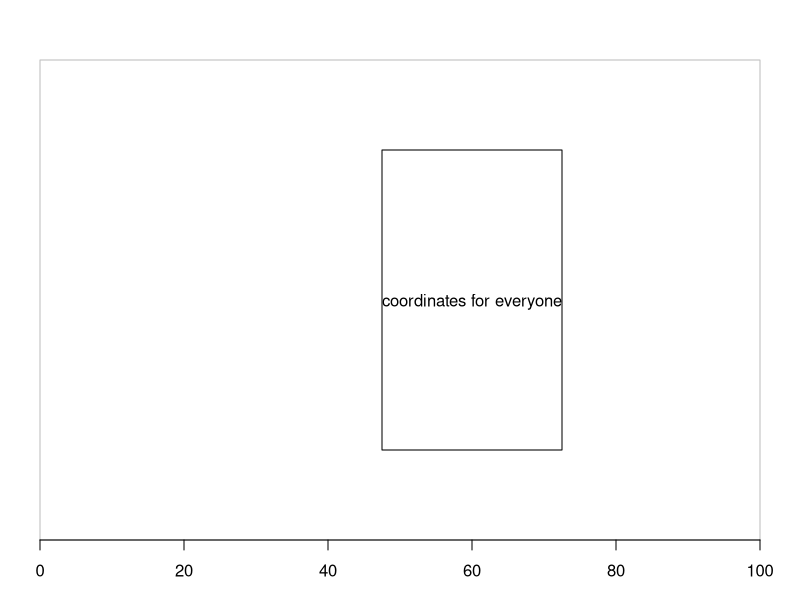

The R source for this figure: (Note: this script raises an error after producing the figure.)
# Exploring the grid package. Pushing viewports
library(grid)
pushViewport(viewport(y = unit(3, "lines"), width = 0.9, height = 0.8,
                      just = "bottom", xscale = c(0, 100)))
grid.rect(gp = gpar(col = "grey"))
grid.xaxis()
pushViewport(viewport(x = unit(60, "native"), y = unit(0.5, "npc"),
                      width = unit(1, "strwidth", "coordinates for everyone"),
                      height = unit(3, "inches")))
grid.rect()
grid.text("coordinates for everyone")
popViewport(2)
?popViewport

g_table
?pushViewport()
downViewport("panel")
pushViewport(viewport(x=0.5, width=0.4, height=0.8,
                      just="left", name="C"))
class(g_table)
childNames(g_table)
is.grob(g_table)
getGrob(g_table, "panel")
g_table$grobs[[6]]
pushViewport(g_table$grobs[[6]])

class(g_table$grobs[[6]])
g_table$grobs
plot(t(g_table))
plot(g_table[7,5])
gtable::gtable_height(g_table)
gtable::gtable_show_layout(g_table)
g

#g
#This section pushes to the panel viewport of the ggplot
vp.mid <- viewport(0.5,0.5,1,1, layout = gtable:::gtable_layout(g_table))
pushViewport(vp.mid)
vp <- viewport(layout.pos.row = 7, layout.pos.col = 5)
pushViewport(vp)
grid.rect()

grid.show.layout(g_table)
?grid.show.layout
